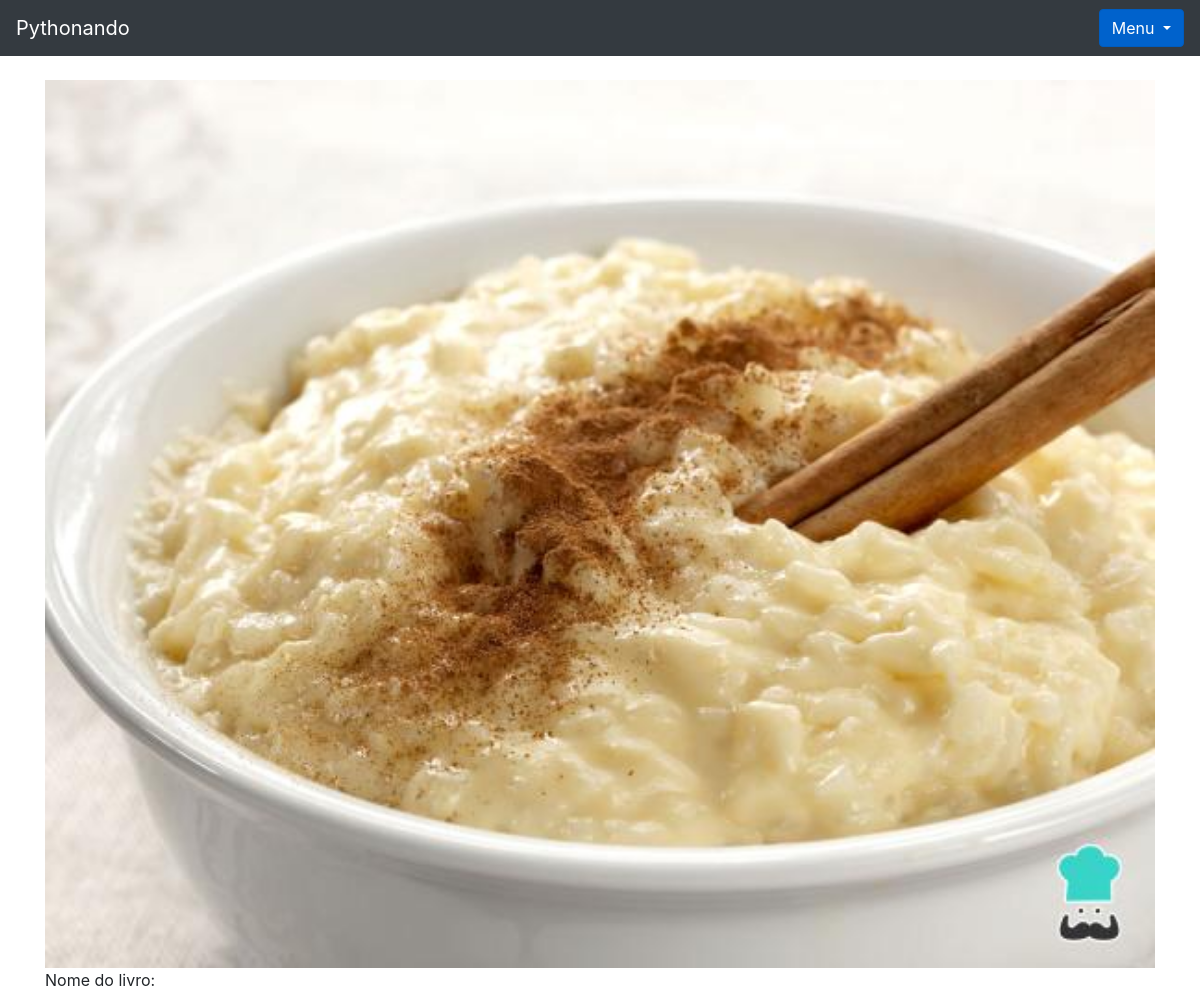
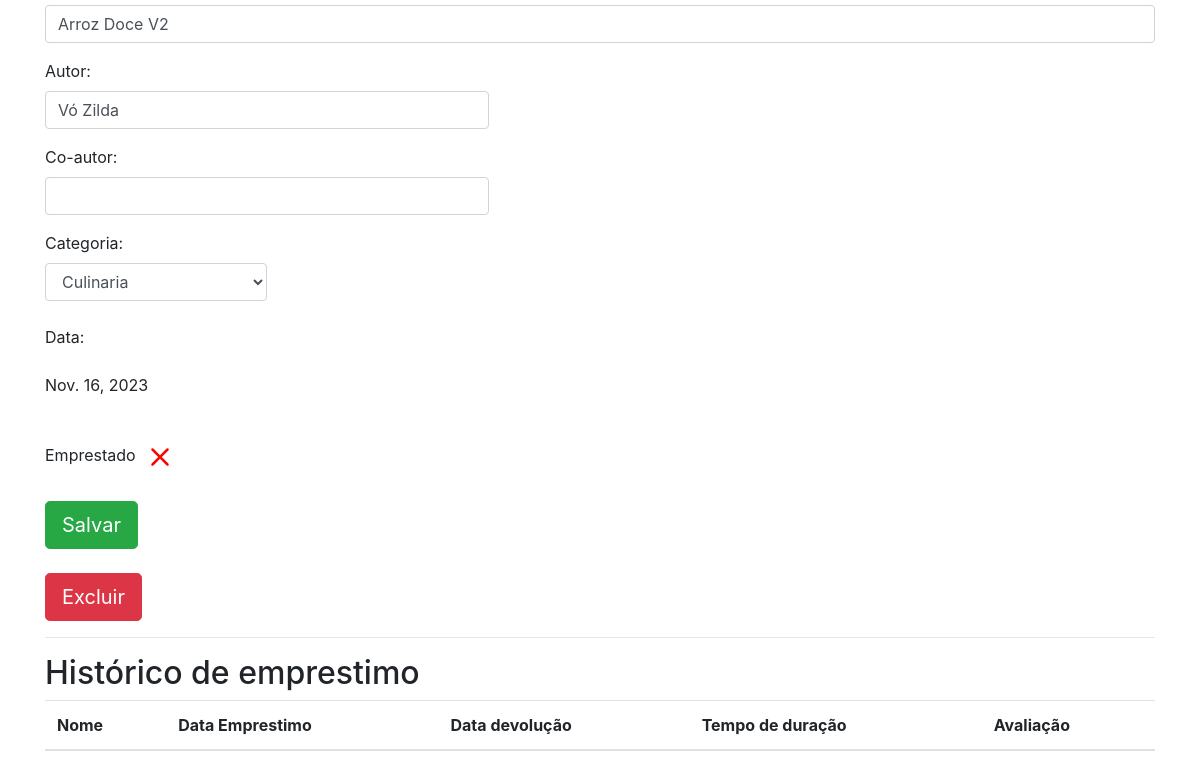
Page /livro/ver_livros/7 (signed in) on the committed database (2 pictures, top to bottom).
### livro/models.py (models this page shows, shortened)
class Livros(models.Model):
    img = models.ImageField(upload_to="capa_livro", null=True, blank=True)
    nome = models.CharField(max_length = 100)
    autor = models.CharField(max_length = 30)
    co_autor = models.CharField(max_length = 30, blank = True)
    data_cadastro = models.DateField(default = date.today)
    emprestado = models.BooleanField(default = False)
    categoria = models.ForeignKey(Categoria, on_delete=models.DO_NOTHING)
    usuario = models.ForeignKey(Usuario, on_delete=models.DO_NOTHING)
    class Meta:
        verbose_name = 'Livro'

### livro/views.py (the view)
# urls.py: path('ver_livros/<int:id>', views.ver_livros, name="ver_livros"),
def ver_livros(request, id):
    if request.session.get('usuario'):
        livro = Livros.objects.get(id = id)
        if request.session.get('usuario') == livro.usuario.id:
            usuario = Usuario.objects.get(id = request.session['usuario'])
            categoria_livro = Categoria.objects.filter(usuario = request.session.get('usuario'))
            emprestimos = Emprestimos.objects.filter(livro = livro)
            form = CadastroLivro()
            form.fields['usuario'].initial = request.session['usuario']
            form.fields['categoria'].queryset = Categoria.objects.filter(usuario = usuario)
            form_categoria = CategoriaLivro()
            usuarios = Usuario.objects.all()
            livros_emprestar = Livros.objects.filter(usuario = usuario).filter(emprestado = False)
            livros_emprestados = Livros.objects.filter(usuario = usuario).filter(emprestado = True)
            return render(request, 'ver_livro.html', {'livro': livro,
                                                    'categoria_livro': categoria_livro,
                                                    'emprestimos': emprestimos,
                                                    'usuario_logado': request.session.get('usuario'),
                                                    'form': form,
                                                    'id_livro': id,
                                                    'form_categoria': form_categoria,
                                                    'usuarios': usuarios,
                                                    'livros_emprestar': livros_emprestar,
                                                    'livros_emprestados': livros_emprestados})
        else:
            return HttpResponse('Esse livro não é seu')
    return redirect('/auth/login/?status=2')

### livro/forms.py
class CadastroLivro(forms.ModelForm):
    class Meta:
        model = Livros
        fields = "__all__"
    def __init__(self, *args, **kwargs):
        super().__init__(*args, **kwargs)
        self.fields['usuario'].widget = forms.HiddenInput()

class CategoriaLivro(forms.Form):
    nome = forms.CharField(max_length=30)
    descricao = forms.CharField(max_length=60)
    def __init__(self, *args, **kwargs):
        super().__init__(*args, **kwargs)
        self.fields['descricao'].widget = forms.Textarea()

### livro/models.py (called while the page is built)
    def __str__(self) -> str:
        return self.nome

### livro/templates/ver_livro.html (shortened to what this page needs)
{% extends 'base.html' %}
{% load filtros %}
{% block 'conteudo' %}
<div class="container">
<br>
    <form action="{% url 'alterar_livro' %}" method="POST">
        <img width="100%" src="{{livro.img.url}}">
        <p>
            <label>Nome do livro:</label>
            <input class="form-control" type="texte" value="{{livro.nome}}" name="nome_livro">
        </p>
        <p>
            <label>Autor:</label>
            <input style="width: 40%;" class="form-control" type="texte" value="{{livro.autor}}" name="autor">
        </p>
        <p>
            <label>Co-autor:</label>
            <input style="width: 40%;" class="form-control" type="texte" value="{{livro.co_autor}}" name="co_autor">
        </p>
        <label>Categoria:</label>
        <select style="width: 20%;" class="form-control" name="categoria_id">
            {% for i in categoria_livro%}
                {% if livro.categoria.nome == i.nome %}
                    <option value="{{i.id}}" selected>{{i}}</option>
                {% else %}
                    <option value="{{i.id}}">{{i}}</option>
                {% endif%}
            {% endfor %}
        </select>
        <br>
        <p>
        <label>Data:</label>
        <p>{{livro.data_cadastro}}</p>
        </p>
        <br>
        <label>Emprestado</label>
        <br>
        <br>
        <input type="submit" class="btn btn-success btn-lg" value="Salvar">
    </form>
<br>
<button type="button" class="btn btn-danger btn-lg" data-toggle="modal" data-target="#exampleModal2">
    Excluir
</button>
<hr>
<h2>Histórico de emprestimo</h2>
<table class="table table-striped">
    <thead>
        <tr>
            <th scope="col">Nome</th>
            <th scope="col">Data Emprestimo</th>
            <th scope="col">Data devolução</th>
            <th scope="col">Tempo de duração</th>
            <th scope="col">Avaliação</th>
        </tr>
    </thead>
</table>
</div>
{% endblock %}

### rows in the picture
Livros: img (picture), nome_livro "Arroz Doce V2", autor "Vó Zilda", data_cadastro "Nov. 16, 2023"

### other values in the picture
form field categoria_id "Culinaria"
